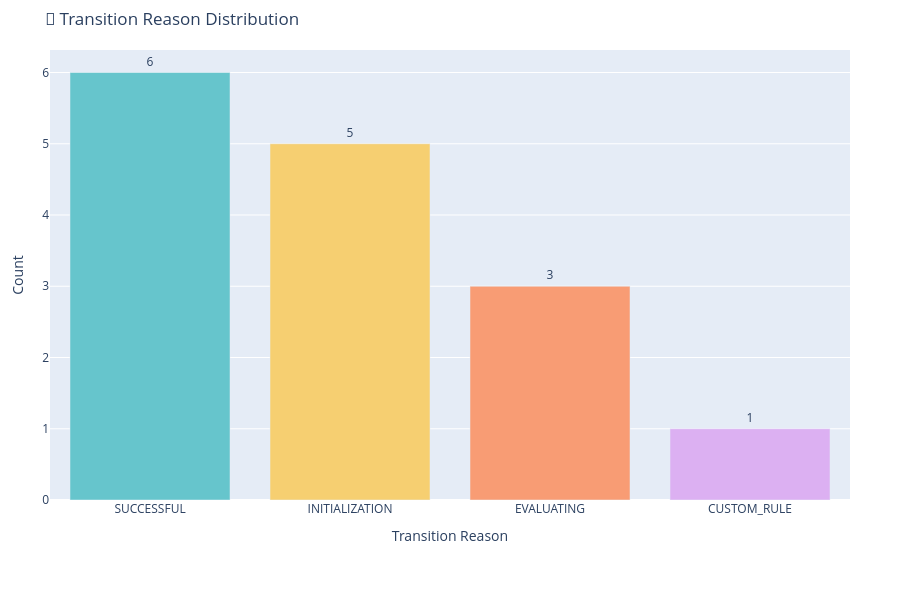

Notebook source saved alongside this figure:
### Markdown cell above
### 📊 Transition Reason Distribution

This code generates a **countplot** to visualize the distribution of **transition reasons** across the FSM state transitions.

#### 🧠 What this code does:

* **Prepares the data**: The `reason_label` column is created by splitting the `reason` field, showing only the part of the reason after the last period (`.`), making the labels more readable (e.g., `SUCCESSFUL` instead of `TRANSITION_REASON_TYPE.SUCCESSFUL`).

* **Creates a countplot**:

  * The `x-axis` shows **transition reasons**, and the `y-axis` shows the **count of occurrences** for each reason.
  * **Color-coded** by reason, where each reason has its own distinct color to aid in visual differentiation.

#### 🔍 What you're observing:

* A **countplot** showing the **distribution of transition reasons** across all recorded FSM transitions.
* The **x-axis** labels represent different types of reasons for state transitions (such as `INITIALIZATION`, `SUCCESSFUL`, `EVALUATING`, etc.).
* The **y-axis** shows how often each reason occurs in the data, providing insight into the frequency of different transition types.

This visualization helps you quickly assess the **most common reasons** for transitions and identify potential patterns or anomalies in the state machine's operation.

### Code cell
import plotly.express as px

# Step 1: Copy and clean
df_reasons = df.copy()
df_reasons["reason_label"] = df_reasons["reason"].apply(lambda x: x.split(".")[-1] if isinstance(x, str) else "Unknown")

# Step 2: Count transition reasons
reason_counts = (
    df_reasons["reason_label"]
    .value_counts()
    .rename_axis("reason_label")
    .reset_index(name="reason_count")
    .sort_values("reason_count", ascending=False)
)

# Step 3: Plot
fig = px.bar(
    reason_counts,
    x="reason_label",
    y="reason_count",
    text="reason_count",
    title="🔄 Transition Reason Distribution",
    labels={"reason_label": "Transition Reason", "reason_count": "Count"},
    color="reason_label",
    color_discrete_sequence=px.colors.qualitative.Pastel
)

fig.update_traces(textposition="outside")

fig.update_layout(
    height=600,
    xaxis_title="Transition Reason",
    yaxis_title="Count",
    margin=dict(l=50, r=50, t=50, b=100),
    showlegend=False
)

fig.show()

### Figure 1 — Plotly figure (JSON) as saved in the notebook; plotly's stock layout.template omitted (floating-point values rounded to 4 significant figures)
{"data": [{"hovertemplate": "Transition Reason=%{x}<br>Count=%{text}<extra></extra>", "legendgroup": "SUCCESSFUL", "marker": {"color": "rgb(102, 197, 204)", "pattern": {"shape": ""}}, "name": "SUCCESSFUL", "orientation": "v", "showlegend": true, "text": [6.0], "textposition": "outside", "type": "bar", "x": ["SUCCESSFUL"], "xaxis": "x", "y": [6], "yaxis": "y"}, {"hovertemplate": "Transition Reason=%{x}<br>Count=%{text}<extra></extra>", "legendgroup": "INITIALIZATION", "marker": {"color": "rgb(246, 207, 113)", "pattern": {"shape": ""}}, "name": "INITIALIZATION", "orientation": "v", "showlegend": true, "text": [5.0], "textposition": "outside", "type": "bar", "x": ["INITIALIZATION"], "xaxis": "x", "y": [5], "yaxis": "y"}, {"hovertemplate": "Transition Reason=%{x}<br>Count=%{text}<extra></extra>", "legendgroup": "EVALUATING", "marker": {"color": "rgb(248, 156, 116)", "pattern": {"shape": ""}}, "name": "EVALUATING", "orientation": "v", "showlegend": true, "text": [3.0], "textposition": "outside", "type": "bar", "x": ["EVALUATING"], "xaxis": "x", "y": [3], "yaxis": "y"}, {"hovertemplate": "Transition Reason=%{x}<br>Count=%{text}<extra></extra>", "legendgroup": "CUSTOM_RULE", "marker": {"color": "rgb(220, 176, 242)", "pattern": {"shape": ""}}, "name": "CUSTOM_RULE", "orientation": "v", "showlegend": true, "text": [1.0], "textposition": "outside", "type": "bar", "x": ["CUSTOM_RULE"], "xaxis": "x", "y": [1], "yaxis": "y"}], "layout": {"barmode": "relative", "height": 600, "legend": {"title": {"text": "Transition Reason"}, "tracegroupgap": 0}, "margin": {"b": 100, "l": 50, "r": 50, "t": 50}, "showlegend": false, "title": {"text": "🔄 Transition Reason Distribution"}, "xaxis": {"anchor": "y", "categoryarray": ["SUCCESSFUL", "INITIALIZATION", "EVALUATING", "CUSTOM_RULE"], "categoryorder": "array", "domain": [0, 1], "title": {"text": "Transition Reason"}}, "yaxis": {"anchor": "x", "domain": [0, 1], "title": {"text": "Count"}}}}
